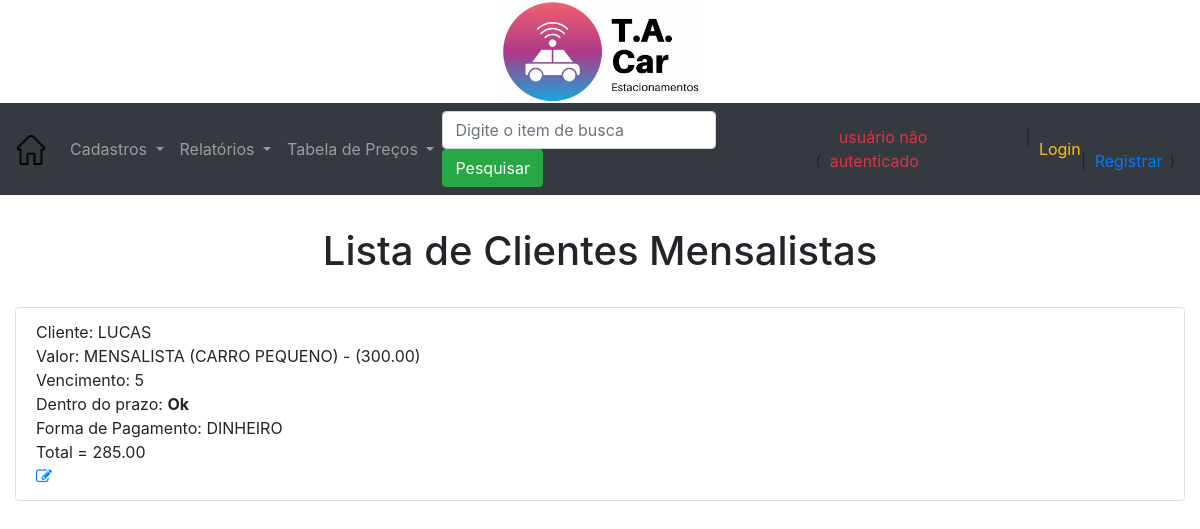
Page /lista_mensalistas/ on the committed database.
### core/models.py (models this page shows, shortened)
class Mensalista(models.Model):
    id_cliente = models.ForeignKey(Cliente, on_delete=models.CASCADE, verbose_name="Cliente")
    id_tabela = models.ForeignKey(Tabela, on_delete=models.CASCADE, verbose_name="Tarifa")
    dia_vencimento = models.IntegerField(default=5, verbose_name="Dia do Vencimento")
    em_pendencia = models.BooleanField(default=False, blank=True, null=True, verbose_name="Devedor")
    forma_pagamento = models.ForeignKey(FormaPagamento, blank=True, null=True, on_delete=models.CASCADE, verbose_name='Forma de Pagamento')
    total = models.DecimalField(max_digits=10, decimal_places=2, blank=True, null=True, verbose_name='Total')
    class Meta:
        verbose_name_plural = 'Mensalistas'

class Cliente(models.Model):
    nome = models.CharField(max_length=50, verbose_name="Nome")
    endereco = models.CharField(max_length=100, blank=True, null=True, verbose_name="Endereço")
    complemento = models.CharField(max_length=100, blank=True, null=True, verbose_name="Complemento")
    bairro = models.CharField(max_length=100, blank=True, null=True, verbose_name="Bairro")
    cidade = models.CharField(max_length=100, blank=True, null=True, verbose_name="Cidade")
    cep = models.CharField(max_length=12, blank=True, null=True, verbose_name="CEP")
    email = models.EmailField()
    telefone = models.CharField(max_length=20, blank=True, null=True, verbose_name="Telefone")
    foto = models.ImageField(upload_to='fotos_clientes', blank=True, null=True)
    def __str__(self):
        return self.nome
    class Meta:
        verbose_name_plural = 'Clientes'

class Tabela(models.Model):
    descricao = models.CharField(max_length=50, verbose_name="Descrição")
    valor = models.DecimalField(max_digits=10, decimal_places=2, verbose_name="Valor")
    def __str__(self):
        return f'{self.descricao} - ({self.valor})'
    class Meta:
        verbose_name_plural = 'Tabelas'

class FormaPagamento(models.Model):
    descricao = models.CharField(max_length=30, verbose_name='Tipo de Pagamento')
    def __str__(self):
        return self.descricao
    class Meta:
        verbose_name_plural = 'FormaPagamentos'

### core/views.py (the view)
# urls.py: path('lista_mensalistas/', lista_mensalista, name='url_lista_mensalistas'),
def lista_mensalista(request):
    dados = Mensalista.objects.all()
    contexto = {'dados': dados}
    return render(request, 'core/lista_mensalistas.html', contexto)

### core/templates/core/lista_mensalistas.html
{% extends 'base.html' %}
{% block main %}
    <h3><h1><center> Lista de Clientes Mensalistas </center></h1><br>
    <ul class="list-group">
    {% for i in dados %}
        <li class="list-group-item">
            Cliente: {{i.id_cliente }}<br>
            Valor: {{ i.id_tabela }}<br>
            Vencimento: {{ i.dia_vencimento }}<br>
            {% if i.em_pendencia %}
                Dentro do prazo: <strong>Em aberto</strong><br>
            {% else %}
                Dentro do prazo: <strong>Ok</strong><br>
            {% endif %}
            Forma de Pagamento: {{ i.forma_pagamento }}<br>
            Total = {{ i.total}}<br>
            <a href="/alterar_mensalista/{{i.id}}/"><i class="fa fa-edit"></i></a>&nbsp
        </li>
    {% endfor %}
    </ul>
{% endblock %}

### rows in the picture
Mensalista: id_cliente "LUCAS", id_tabela "MENSALISTA (CARRO PEQUENO) - (300.00)", dia_vencimento "5", shows "Dentro do prazo:", em_pendencia "Ok", forma_pagamento "DINHEIRO", total "285.00"
